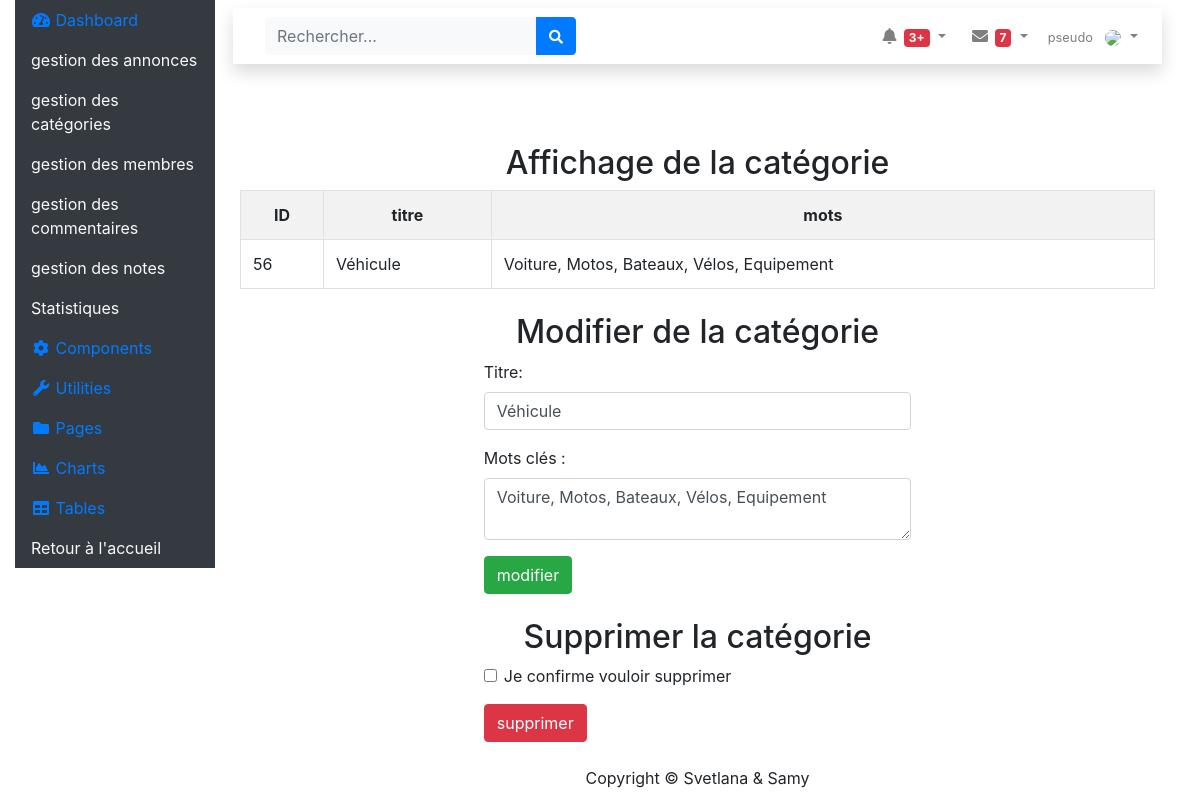
Page /admin/fiche_categorie.php?id=56 on the committed database.
### tables this page shows
CREATE TABLE IF NOT EXISTS `categorie` (
  `id_categorie` int(3) NOT NULL AUTO_INCREMENT,
  `titre` varchar(255) NOT NULL,
  `motcles` text NOT NULL,
  PRIMARY KEY (`id_categorie`)
);

### admin/fiche_categorie.php (the view, shortened to what this page needs)
<?php
require_once __DIR__ . '/../assets/config/configurationprincipale.php';
if (isset($_GET['id']) && !empty($_GET['id']) && is_numeric($_GET['id'])) {
    $resultat = $pdo -> prepare("SELECT * FROM categorie WHERE id_categorie = :id");
    $resultat -> bindParam(':id', $_GET['id'], PDO::PARAM_INT);
    $resultat -> execute();
    if ($resultat -> rowCount() > 0) {
        $cat = $resultat -> fetch();
        extract($cat);
    }
} else {
        alertMessage('danger', 'erreur catégorie non valide / id non récupérer');
}
    if (isset($_GET['id']) && !empty($_GET['id']) && is_numeric($_GET['id'])) {
        $resultat = $pdo -> prepare("SELECT * FROM categorie WHERE id_categorie = :id");
        $resultat -> bindParam(':id', $_GET['id'], PDO::PARAM_INT);
        $resultat -> execute();
        if ($resultat -> rowCount() > 0) {
            $produit_a_modifier = $resultat -> fetch();
        }
    }
    $titre = (isset($produit_a_modifier)) ? $produit_a_modifier['titre'] : '';
    $mots = (isset($produit_a_modifier)) ? $produit_a_modifier['motcles'] : '';
include __DIR__ . '/../assets/includes/header_admin.php';
?>
<h2 class="text-center">Affichage de la catégorie</h2>
<table class="table table-bordered table-striped table-hover">
            <tr class="text-center">
		<th>ID</th>
		<th>titre</th>
		<th>mots</th>
	</tr>
		<tr>
			<td><?= $_GET['id']; ?></td>
			<td><?= $cat['titre'];?></td>
            <td><?= $cat['motcles']; ?></td>
		</tr>
</table>
<h2 class="text-center mt-4">Modifier de la catégorie</h2>
<div class="col-md-6 offset-3">
    <form action="fiche_categorie.php?id=<?= $_GET['id']; ?>" method="post" enctype="multipart/form-data" >
        <div class="form-group">
            <label>Titre:</label>
            <input type="text" class="form-control" name="titre" value="<?= $titre?>"/>
        </div>
        <div class="form-group">
            <label>Mots clés :</label>
            <textarea class="form-control" name="motcles"><?=$mots?></textarea>
        </div>
        <input type="submit" class="btn btn-success" value="modifier" name="modifier"/>
    </form>
<h2 class="text-center mt-4">Supprimer la catégorie</h2>
    <form  method="post" action="fiche_categorie.php?id=<?=$id_categorie?>" enctype="multipart/form-data">
            <div class="form-group form-check " >
                <input type="checkbox" class="form-check-input" name="suppr" id="suppr">
                <label for="supprimer" class="form-check-label">Je confirme vouloir supprimer</label><br>
            </div>
        <input type="submit" class="btn btn-danger" name='supprimer' value="supprimer"/>
    </form>
</div>
<?php
include __DIR__ . '/../assets/includes/footer_admin.php';
?>

### rows in the picture
categorie: titre "Véhicule", motcles "Voiture, Motos, Bateaux, Vélos, Equipement"

### other values in the picture
$_GET['id'] "56"
